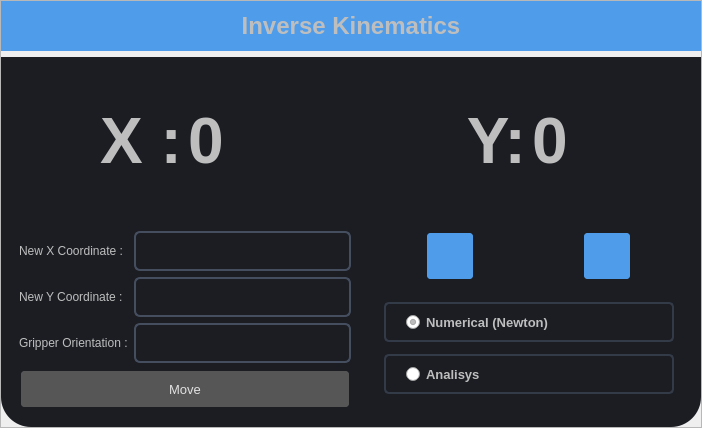
               <widget class="QFrame" name="frame_9">
                <property name="minimumSize">
                 <size>
                  <width>0</width>
                  <height>428</height>
                 </size>
                </property>
                <property name="frameShape">
                 <enum>QFrame::StyledPanel</enum>
                </property>
                <property name="frameShadow">
                 <enum>QFrame::Raised</enum>
                </property>
                <layout class="QGridLayout" name="gridLayout_31">
                 <property name="leftMargin">
                  <number>0</number>
                 </property>
                 <property name="topMargin">
                  <number>0</number>
                 </property>
                 <property name="rightMargin">
                  <number>0</number>
                 </property>
                 <property name="bottomMargin">
                  <number>0</number>
                 </property>
                 <item row="0" column="0">
                  <widget class="QLabel" name="label_43">
                   <property name="minimumSize">
                    <size>
                     <width>700</width>
                     <height>50</height>
                    </size>
                   </property>
                   <property name="maximumSize">
                    <size>
                     <width>700</width>
                     <height>50</height>
                    </size>
                   </property>
                   <property name="font">
                    <font>
                     <family>Segoe UI</family>
                     <pointsize>18</pointsize>
                     <weight>75</weight>
                     <bold>true</bold>
                    </font>
                   </property>
                   <property name="styleSheet">
                    <string notr="true">QLabel{
	background-color: rgb(78, 156, 234);
	color: rgb(190, 190, 190);
}</string>
                   </property>
                   <property name="text">
                    <string>Inverse Kinematics</string>
                   </property>
                   <property name="alignment">
                    <set>Qt::AlignCenter</set>
                   </property>
                  </widget>
                 </item>
                 <item row="1" column="0">
                  <widget class="QFrame" name="frame_20">
                   <property name="minimumSize">
                    <size>
                     <width>700</width>
                     <height>350</height>
                    </size>
                   </property>
                   <property name="maximumSize">
                    <size>
                     <width>700</width>
                     <height>16777215</height>
                    </size>
                   </property>
                   <property name="styleSheet">
                    <string notr="true">QFrame{
	background-color: rgb(27, 29, 35);
	border-bottom-left-radius:30px;
border-bottom-right-radius:30px;
}

QFrame::hover{
border-left:4px solid rgb(59, 63, 76);
border-bottom:4px solid rgb(59, 63, 76);
border-right:4px solid rgb(59, 63, 76);
}</string>
                   </property>
                   <property name="frameShape">
                    <enum>QFrame::StyledPanel</enum>
                   </property>
                   <property name="frameShadow">
                    <enum>QFrame::Raised</enum>
                   </property>
                   <layout class="QGridLayout" name="gridLayout_13">
                    <item row="1" column="0">
                     <widget class="QFrame" name="frame_48">
                      <property name="maximumSize">
                       <size>
                        <width>350</width>
                        <height>16777215</height>
                       </size>
                      </property>
                      <property name="styleSheet">
                       <string notr="true">QFrame{
	background-color: rgb(27, 29, 35);
	border-bottom-left-radius:0px;
border-bottom-right-radius:0px;
}

QFrame::hover{
border:none;
}</string>
                      </property>
                      <property name="frameShape">
                       <enum>QFrame::StyledPanel</enum>
                      </property>
                      <property name="frameShadow">
                       <enum>QFrame::Raised</enum>
                      </property>
                      <layout class="QGridLayout" name="gridLayout_14">
                       <item row="1" column="0">
                        <widget class="QLabel" name="label_49">
                         <property name="font">
                          <font>
                           <family>Segoe UI</family>
                           <pointsize>9</pointsize>
                          </font>
                         </property>
                         <property name="styleSheet">
                          <string notr="true">color: rgb(190, 190, 190);</string>
                         </property>
                         <property name="text">
                          <string>New Y Coordinate :</string>
                         </property>
                        </widget>
                       </item>
                       <item row="1" column="1">
                        <widget class="QLineEdit" name="lineEdit_Y_new">
                         <property name="minimumSize">
                          <size>
                           <width>0</width>
                           <height>40</height>
                          </size>
                         </property>
                         <property name="styleSheet">
                          <string notr="true">QLineEdit{
	color: rgb(190, 190, 190);
	border:2px solid rgb(69, 78, 95);
	border-radius:6px;
	padding-left:5px;
	background-color: rgb(27, 29, 35);
}

QLineEdit:Hover{
border:2px solid rgb(84, 95, 116);
}</string>
                         </property>
                        </widget>
                       </item>
                       <item row="2" column="1">
                        <widget class="QLineEdit" name="lineEdit_Grip_New">
                         <property name="minimumSize">
                          <size>
                           <width>0</width>
                           <height>40</height>
                          </size>
                         </property>
                         <property name="styleSheet">
                          <string notr="true">QLineEdit{
	color: rgb(190, 190, 190);
	border:2px solid rgb(69, 78, 95);
	border-radius:6px;
	padding-left:5px;
	background-color: rgb(27, 29, 35);
}

QLineEdit:Hover{
border:2px solid rgb(84, 95, 116);
}</string>
                         </property>
                        </widget>
                       </item>
                       <item row="2" column="0">
                        <widget class="QLabel" name="label_69">
                         <property name="font">
                          <font>
                           <pointsize>9</pointsize>
                          </font>
                         </property>
                         <property name="styleSheet">
                          <string notr="true">color: rgb(190, 190, 190);</string>
                         </property>
                         <property name="text">
                          <string>Gripper Orientation :</string>
                         </property>
                        </widget>
                       </item>
                       <item row="0" column="0">
                        <widget class="QLabel" name="label_48">
                         <property name="font">
                          <font>
                           <family>Segoe UI</family>
                           <pointsize>9</pointsize>
                          </font>
                         </property>
                         <property name="styleSheet">
                          <string notr="true">color: rgb(190, 190, 190);</string>
                         </property>
                         <property name="text">
                          <string>New X Coordinate :</string>
                         </property>
                        </widget>
                       </item>
                       <item row="0" column="1">
                        <widget class="QLineEdit" name="lineEdit_X_new">
                         <property name="minimumSize">
                          <size>
                           <width>0</width>
                           <height>40</height>
                          </size>
                         </property>
                         <property name="styleSheet">
                          <string notr="true">QLineEdit{
	color: rgb(190, 190, 190);
	border:2px solid rgb(69, 78, 95);
	border-radius:6px;
	padding-left:5px;
	background-color: rgb(27, 29, 35);
}

QLineEdit:Hover{
border:2px solid rgb(84, 95, 116);
}</string>
                         </property>
                        </widget>
                       </item>
                       <item row="3" column="0" colspan="2">
                        <widget class="QPushButton" name="pushButton_INV_send">
                         <property name="minimumSize">
                          <size>
                           <width>0</width>
                           <height>40</height>
                          </size>
                         </property>
                         <property name="maximumSize">
                          <size>
                           <width>16777215</width>
                           <height>16777215</height>
                          </size>
                         </property>
                         <property name="font">
                          <font>
                           <pointsize>10</pointsize>
                          </font>
                         </property>
                         <property name="layoutDirection">
                          <enum>Qt::LeftToRight</enum>
                         </property>
                         <property name="styleSheet">
                          <string notr="true">QPushButton{
background-color: rgb(86, 86, 86);
color: rgb(225, 225, 225);
border:2px solid rgb(27, 29, 35);
border-radius:5px;
}

QPushButton:hover{
	background-color: rgb(77, 77, 77);
}

QPushButton:pressed{
	background-color: rgb(99, 99, 99);
}</string>
                         </property>
                         <property name="text">
                          <string>Move</string>
                         </property>
                        </widget>
                       </item>
                      </layout>
                     </widget>
                    </item>
                    <item row="1" column="1">
                     <widget class="QFrame" name="frame_44">
                      <property name="styleSheet">
                       <string notr="true">QFrame{
	background-color: rgb(27, 29, 35);
	border-bottom-left-radius:0px;
border-bottom-right-radius:0px;
}

QFrame::hover{
border:none;
}</string>
                      </property>
                      <property name="frameShape">
                       <enum>QFrame::StyledPanel</enum>
                      </property>
                      <property name="frameShadow">
                       <enum>QFrame::Raised</enum>
                      </property>
                      <layout class="QGridLayout" name="gridLayout_33">
                       <item row="2" column="0" colspan="2">
                        <widget class="QFrame" name="frame_21">
                         <property name="frameShape">
                          <enum>QFrame::StyledPanel</enum>
                         </property>
                         <property name="frameShadow">
                          <enum>QFrame::Raised</enum>
                         </property>
                         <layout class="QVBoxLayout" name="verticalLayout_19">
                          <item>
                           <widget class="QRadioButton" name="radioButton_Numerical">
                            <property name="minimumSize">
                             <size>
                              <width>0</width>
                              <height>40</height>
                             </size>
                            </property>
                            <property name="font">
                             <font>
                              <pointsize>10</pointsize>
                              <weight>75</weight>
                              <bold>true</bold>
                             </font>
                            </property>
                            <property name="styleSheet">
                             <string notr="true">QRadioButton{
padding-left:20px;
color:  rgb(190, 190, 190);
border:2px solid rgb(52, 59, 72);
border-radius:5px;
text-align:center;
}

QRadioButton:hover{
border:2px solid rgb(176, 176, 176);
}
QRadioButton::indicator::unchecked {
	image: url(:/icon/icon/custom/radio_button_off.png);
}
QRadioButton::indicator::checked {
	image: url(:/icon/icon/custom/radio_button_on.png);
}</string>
                            </property>
                            <property name="text">
                             <string>Numerical (Newton)</string>
                            </property>
                            <property name="checked">
                             <bool>true</bool>
                            </property>
                           </widget>
                          </item>
                          <item>
                           <widget class="QRadioButton" name="radioButton_Analisys">
                            <property name="minimumSize">
                             <size>
                              <width>0</width>
                              <height>40</height>
                             </size>
                            </property>
                            <property name="font">
                             <font>
                              <pointsize>10</pointsize>
                              <weight>75</weight>
                              <bold>true</bold>
                             </font>
                            </property>
                            <property name="styleSheet">
                             <string notr="true">QRadioButton{
padding-left:20px;
color:  rgb(190, 190, 190);
border:2px solid rgb(52, 59, 72);
border-radius:5px;
text-align:center;
}

QRadioButton:hover{
border:2px solid rgb(176, 176, 176);
}
QRadioButton::indicator::unchecked {
	image: url(:/icon/icon/custom/radio_button_off.png);
}
QRadioButton::indicator::checked {
	image: url(:/icon/icon/custom/radio_button_on.png);
}</string>
                            </property>
                            <property name="text">
                             <string>Analisys</string>
                            </property>
                           </widget>
                          </item>
                         </layout>
                        </widget>
                       </item>
                       <item row="0" column="1" alignment="Qt::AlignHCenter">
                        <widget class="QPushButton" name="pushButton_Home">
                         <property name="minimumSize">
                          <size>
                           <width>50</width>
                           <height>50</height>
                          </size>
                         </property>
                         <property name="maximumSize">
                          <size>
                           <width>50</width>
                           <height>50</height>
                          </size>
                         </property>
                         <property name="styleSheet">
                          <string notr="true">QPushButton{
background-color: rgb(78, 156, 234);
color: rgb(225, 225, 225);
border:2px solid rgb(27, 29, 35);
border-radius:5px;
	image: url(:/icon/icon/24x24/cil-home.png);
}

QPushButton:hover{
	background-color: rgb(77, 77, 77);
}

QPushButton:pressed{
	background-color: rgb(99, 99, 99);
}</string>
                         </property>
                         <property name="text">
                          <string/>
                         </property>
                        </widget>
                       </item>
                       <item row="0" column="0" alignment="Qt::AlignHCenter">
                        <widget class="QPushButton" name="pushButton_Zero">
                         <property name="minimumSize">
                          <size>
                           <width>50</width>
                           <height>50</height>
                          </size>
                         </property>
                         <property name="maximumSize">
                          <size>
                           <width>50</width>
                           <height>50</height>
                          </size>
                         </property>
                         <property name="styleSheet">
                          <string notr="true">QPushButton{
background-color: rgb(78, 156, 234);
color: rgb(225, 225, 225);
border:2px solid rgb(27, 29, 35);
border-radius:5px;
	image: url(:/icon/icon/24x24/cil-media-record.png);
}

QPushButton:hover{
	background-color: rgb(77, 77, 77);
}

QPushButton:pressed{
	background-color: rgb(99, 99, 99);
}</string>
                         </property>
                         <property name="text">
                          <string/>
                         </property>
                        </widget>
                       </item>
                      </layout>
                     </widget>
                    </item>
                    <item row="0" column="0">
                     <widget class="QFrame" name="frame_45">
                      <property name="minimumSize">
                       <size>
                        <width>350</width>
                        <height>80</height>
                       </size>
                      </property>
                      <property name="maximumSize">
                       <size>
                        <width>350</width>
                        <height>16777215</height>
                       </size>
                      </property>
                      <property name="styleSheet">
                       <string notr="true">QFrame{
	background-color: rgb(27, 29, 35);
	border-bottom-left-radius:0px;
border-bottom-right-radius:0px;
}

QFrame::hover{
border:none;
}</string>
                      </property>
                      <property name="frameShape">
                       <enum>QFrame::StyledPanel</enum>
                      </property>
                      <property name="frameShadow">
                       <enum>QFrame::Raised</enum>
                      </property>
                      <layout class="QHBoxLayout" name="horizontalLayout_12">
                       <property name="leftMargin">
                        <number>0</number>
                       </property>
                       <property name="topMargin">
                        <number>0</number>
                       </property>
                       <property name="rightMargin">
                        <number>0</number>
                       </property>
                       <property name="bottomMargin">
                        <number>0</number>
                       </property>
                       <item>
                        <widget class="QLabel" name="label_44">
                         <property name="minimumSize">
                          <size>
                           <width>0</width>
                           <height>0</height>
                          </size>
                         </property>
                         <property name="font">
                          <font>
                           <family>Segoe UI</family>
                           <pointsize>48</pointsize>
                           <weight>75</weight>
                           <bold>true</bold>
                          </font>
                         </property>
                         <property name="layoutDirection">
                          <enum>Qt::LeftToRight</enum>
                         </property>
                         <property name="styleSheet">
                          <string notr="true">QLabel{
	color: rgb(190, 190, 190);
}

QLabel:hover{
border:none;
}</string>
                         </property>
                         <property name="text">
                          <string>X :</string>
                         </property>
                         <property name="alignment">
                          <set>Qt::AlignRight|Qt::AlignTrailing|Qt::AlignVCenter</set>
                         </property>
                        </widget>
                       </item>
                       <item>
                        <widget class="QLabel" name="label_X_currentvalue">
                         <property name="minimumSize">
                          <size>
                           <width>0</width>
                           <height>0</height>
                          </size>
                         </property>
                         <property name="font">
                          <font>
                           <family>Segoe UI</family>
                           <pointsize>48</pointsize>
                           <weight>75</weight>
                           <bold>true</bold>
                          </font>
                         </property>
                         <property name="styleSheet">
                          <string notr="true">QLabel{
	color: rgb(190, 190, 190);
}

QLabel:hover{
border:none;
}</string>
                         </property>
                         <property name="text">
                          <string>0</string>
                         </property>
                         <property name="alignment">
                          <set>Qt::AlignLeading|Qt::AlignLeft|Qt::AlignVCenter</set>
                         </property>
                        </widget>
                       </item>
                      </layout>
                     </widget>
                    </item>
                    <item row="0" column="1">
                     <widget class="QFrame" name="frame_46">
                      <property name="minimumSize">
                       <size>
                        <width>320</width>
                        <height>0</height>
                       </size>
                      </property>
                      <property name="styleSheet">
                       <string notr="true">QFrame{
	background-color: rgb(27, 29, 35);
	border-bottom-left-radius:0px;
border-bottom-right-radius:0px;
}

QFrame::hover{
border:none;
}</string>
                      </property>
                      <property name="frameShape">
                       <enum>QFrame::StyledPanel</enum>
                      </property>
                      <property name="frameShadow">
                       <enum>QFrame::Raised</enum>
                      </property>
                      <layout class="QHBoxLayout" name="horizontalLayout_13">
                       <item>
                        <widget class="QLabel" name="label_46">
                         <property name="minimumSize">
                          <size>
                           <width>0</width>
                           <height>0</height>
                          </size>
                         </property>
                         <property name="font">
                          <font>
                           <family>Segoe UI</family>
                           <pointsize>48</pointsize>
                           <weight>75</weight>
                           <bold>true</bold>
                          </font>
                         </property>
                         <property name="styleSheet">
                          <string notr="true">QLabel{
	color: rgb(190, 190, 190);
}

QLabel:hover{
border:none;
}</string>
                         </property>
                         <property name="text">
                          <string>Y:</string>
                         </property>
                         <property name="alignment">
                          <set>Qt::AlignRight|Qt::AlignTrailing|Qt::AlignVCenter</set>
                         </property>
                        </widget>
                       </item>
                       <item>
                        <widget class="QLabel" name="label_Y_currentvalue">
                         <property name="minimumSize">
                          <size>
                           <width>120</width>
                           <height>120</height>
                          </size>
                         </property>
                         <property name="font">
                          <font>
                           <family>Segoe UI</family>
                           <pointsize>48</pointsize>
                           <weight>75</weight>
                           <bold>true</bold>
                          </font>
                         </property>
                         <property name="styleSheet">
                          <string notr="true">QLabel{
	color: rgb(190, 190, 190);
}

QLabel:hover{
border:none;
}</string>
                         </property>
                         <property name="text">
                          <string>0</string>
                         </property>
                        </widget>
                       </item>
                      </layout>
                     </widget>
                    </item>
                   </layout>
                  </widget>
                 </item>
                </layout>
               </widget>
